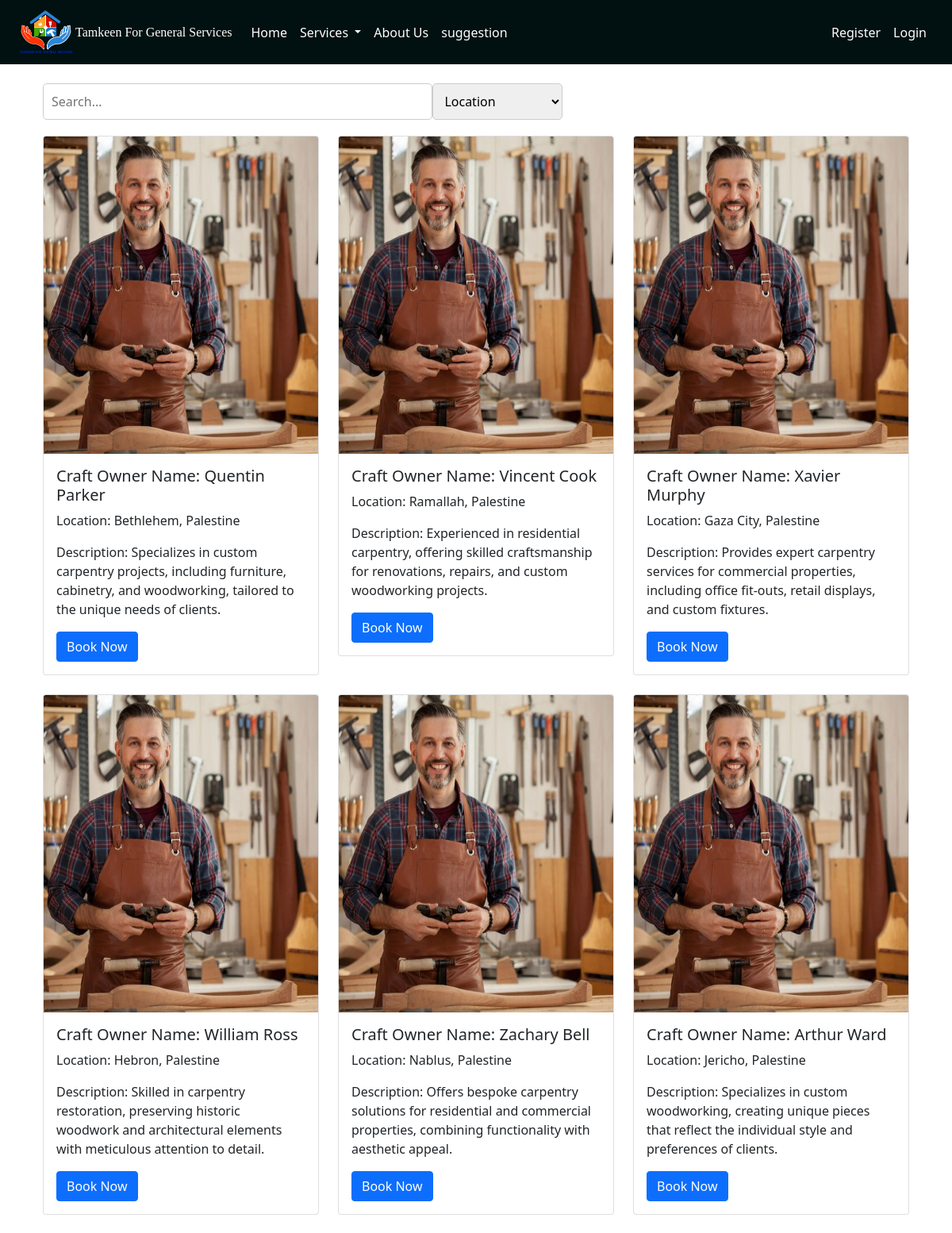
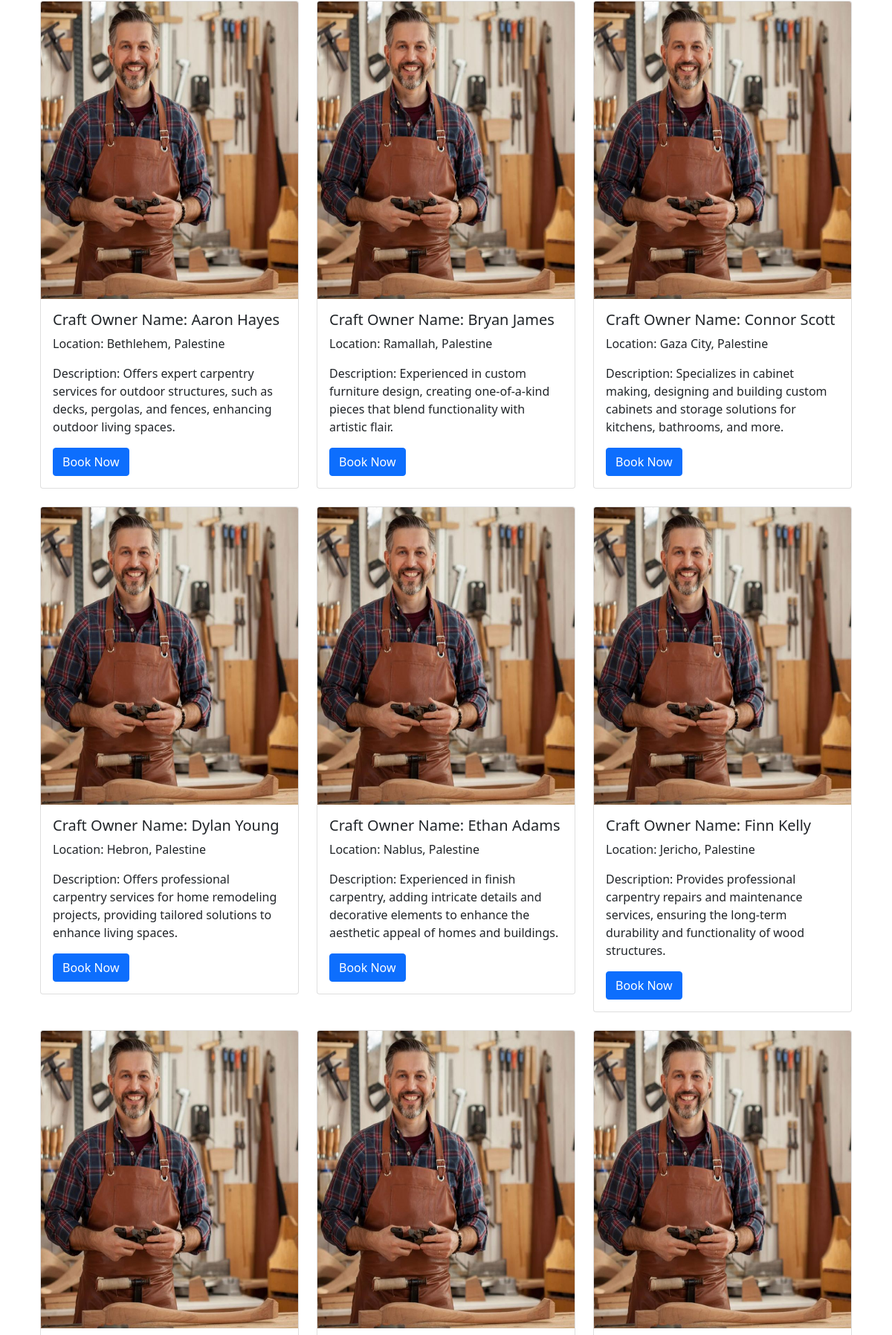
The app's page /Carpentry (upper part) with its own data (2 pictures, top to bottom).
### pythonic/models.py (models this page shows, shortened)
class User(db.Model, UserMixin):
    id = db.Column(db.Integer, primary_key=True)
    username = db.Column(db.String(25), unique=True, nullable=False)
    email = db.Column(db.String(125), unique=True, nullable=False)
    image_file = db.Column(db.String(20), nullable=False, default="prf.jpg")
    password = db.Column(db.String(60), nullable=False)
    address = db.Column(db.String(25), nullable=False)
    contactNumber = db.Column(db.String(10), nullable=False)  # Assuming mobile number is 10 digits long
    user_type = db.Column(db.String(20), nullable=False)
    service_type = db.Column(db.String(20), nullable=True)  # Set nullable to True
    description = db.Column(db.Text, nullable=True)  # Set nullable to True
    service_id = db.Column(db.Integer, db.ForeignKey("service.id"), nullable=True)
    availability = db.relationship('Availability', uselist=False, backref='owner', lazy=True)  # One-to-one relationship
    works=db.relationship("Work", backref="maker", lazy=True)

### pythonic/routes.py (the view)
@app.route('/Carpentry')
def Carpentry():
    Carpentry_users = get_Carpentry_users_from_database()
    return render_template('Carpentry.html', Carpentry_users=Carpentry_users)

### instance/helper.py (called while the page is built)
def get_Carpentry_users_from_database():
    Carpentry_users = User.query.filter_by(service_type='Carpentry').all()
    return Carpentry_users

### pythonic/templates/Carpentry.html (shortened to what this page needs)
<!DOCTYPE html>
<html lang="en">
<head>
  <link href="{{ url_for('static', filename='css/bootstrap.min.css') }}" rel="stylesheet">
</head>
<body>
  {% extends "layout.html" %}
  {% block content %}
  <br>
  <div class="container">
    <div class="search-container">
      <input type="text" id="searchInput" placeholder="Search...">
      <select id="filterSelect">
        <option value="location">Location</option>
      </select>
    </div>
    <div class="row row-cols-1 row-cols-md-3 g-4" id="cardContainer">
      {% for user in Carpentry_users %}
      <div class="col">
        <div class="card solution_card" data-location="{{ user.address }}" data-craftowner="{{ user.username }}">
          <img src="{{ url_for('static', filename=user.image_file) }}" style="height: 400px;" class="card-img-top" alt="plumbing image">
          <div class="card-body">
            <h5 class="card-title">Craft Owner Name: {{ user.username }}</h5>
            <p class="card-text">Location: {{ user.address }}</p>
            <p class="card-text">Description: {{ user.description }}</p>
            <a href="{{ url_for('booking') }}" class="btn btn-primary">Book Now</a>
          </div>
        </div>
      </div>
      {% endfor %}
    </div>
  </div>
  <br>
  {% endblock %}

### pythonic/static/main.css (style rules this page uses)
.container { object-fit:fill; margin: auto; }

### pythonic/templates/Carpentry.html (style rules this page uses)
.card { transition: transform 0.3s, box-shadow 0.3s; }
.search-container { display: flex; align-items: center; margin-bottom: 20px; }
#searchInput { width: 45%; padding: 10px; border: 1px solid #ccc; border-radius: 5px; font-size: 16px; }
#filterSelect { width: 15%; padding: 10px; border: 1px solid #ccc; border-radius: 5px; font-size: 16px; }

### records on screen
User: image_file (picture), username "Quentin Parker", address "Bethlehem, Palestine", description "Specializes in custom carpentry projects, including furniture, cabinetry, and woodworking, tailored to the unique needs of clients."
User: image_file (picture), username "Vincent Cook", address "Ramallah, Palestine", description "Experienced in residential carpentry, offering skilled craftsmanship for renovations, repairs, and custom woodworking projects."
User: image_file (picture), username "Xavier Murphy", address "Gaza City, Palestine", description "Provides expert carpentry services for commercial properties, including office fit-outs, retail displays, and custom fixtures."
User: image_file (picture), username "William Ross", address "Hebron, Palestine", description "Skilled in carpentry restoration, preserving historic woodwork and architectural elements with meticulous attention to detail."
User: image_file (picture), username "Zachary Bell", address "Nablus, Palestine", description "Offers bespoke carpentry solutions for residential and commercial properties, combining functionality with aesthetic appeal."
User: image_file (picture), username "Arthur Ward", address "Jericho, Palestine", description "Specializes in custom woodworking, creating unique pieces that reflect the individual style and preferences of clients."
User: image_file (picture), username "Aaron Hayes", address "Bethlehem, Palestine", description "Offers expert carpentry services for outdoor structures, such as decks, pergolas, and fences, enhancing outdoor living spaces."
User: image_file (picture), username "Bryan James", address "Ramallah, Palestine", description "Experienced in custom furniture design, creating one-of-a-kind pieces that blend functionality with artistic flair."
User: image_file (picture), username "Connor Scott", address "Gaza City, Palestine", description "Specializes in cabinet making, designing and building custom cabinets and storage solutions for kitchens, bathrooms, and more."
User: image_file (picture), username "Dylan Young", address "Hebron, Palestine", description "Offers professional carpentry services for home remodeling projects, providing tailored solutions to enhance living spaces."
User: image_file (picture), username "Ethan Adams", address "Nablus, Palestine", description "Experienced in finish carpentry, adding intricate details and decorative elements to enhance the aesthetic appeal of homes and buildings."
User: image_file (picture), username "Finn Kelly", address "Jericho, Palestine", description "Provides professional carpentry repairs and maintenance services, ensuring the long-term durability and functionality of wood structures."
User: image_file (picture)
User: image_file (picture)
User: image_file (picture)
